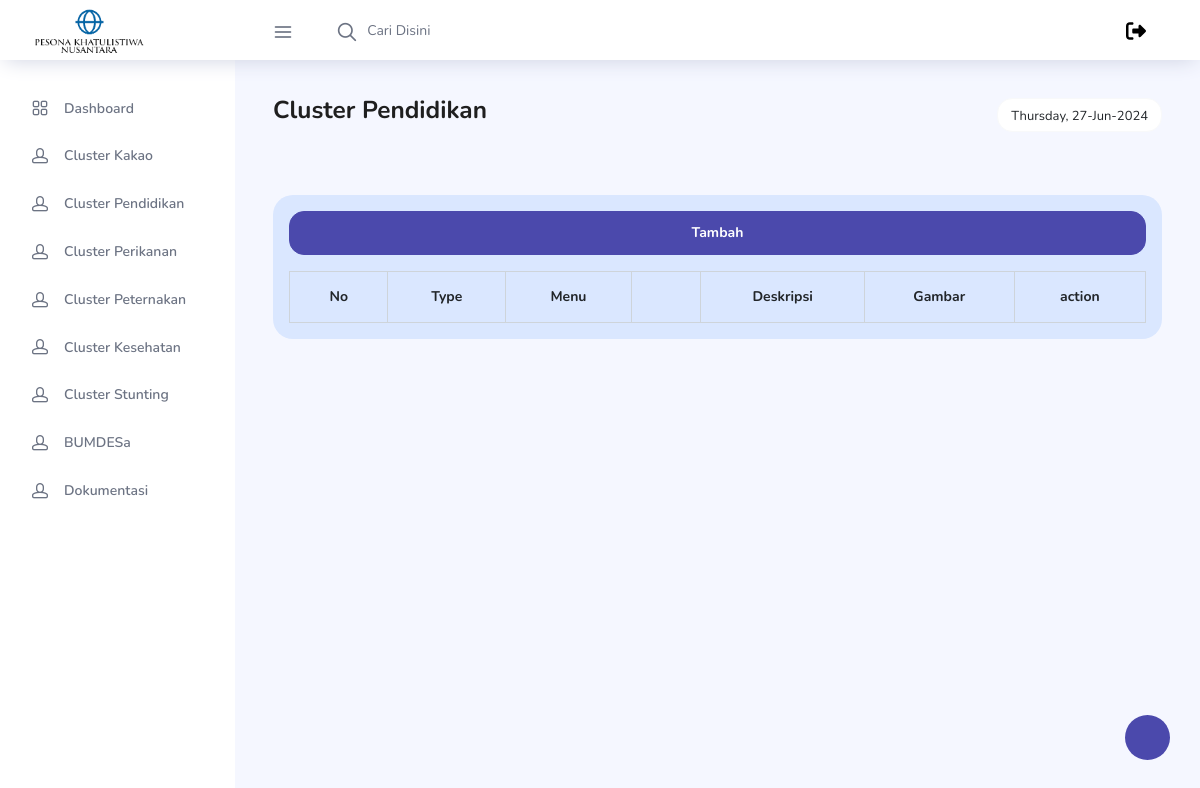
The page /admin/cluster-Pendidikan.php?type=Pendidikan (signed in) on the database as committed earlier.
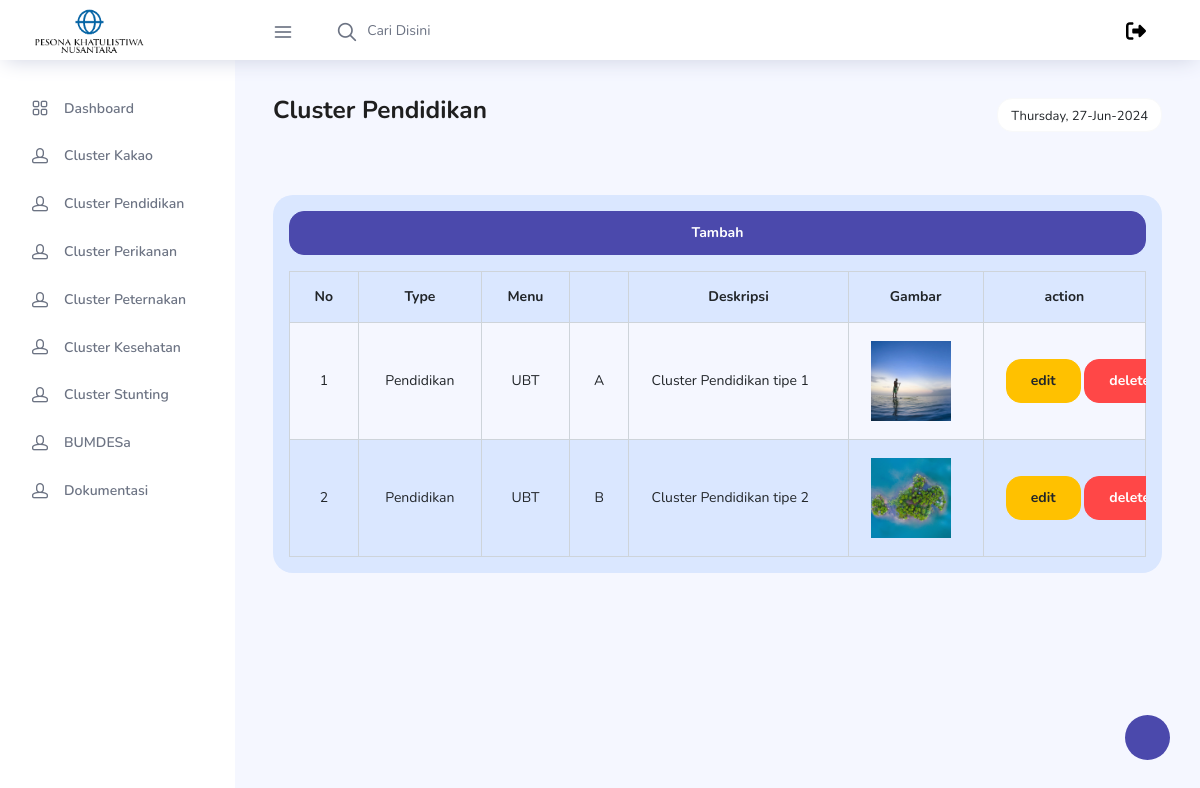
The same page on the database as committed later.
### tables this page shows
CREATE TABLE `tbl_cluster` (
  `id_cluster` int(11) NOT NULL,
  `image_cluster` varchar(500) NOT NULL,
  `desc_cluster` varchar(550) NOT NULL,
  `type_cluster` varchar(225) NOT NULL,
  `menu_cluster` varchar(225) NOT NULL,
  `sub_menu_cluster` varchar(225) NOT NULL
);

### admin/cluster-Pendidikan.php (the view, shortened to what the changed rows need)
<?php
    include_once('../Koneksi/config.php');
    $info = $_GET['type'];
    $data = mysqli_query($mysqli, "SELECT * FROM `tbl_cluster` WHERE `type_cluster`='$info'");
        $type = ["Kakao", "Pendidikan", "Perikanan", "Peternakan", "Kesehatan", "Stunting", "BUMDESa", "Dokumentasi"];
    $no=0;
?>
<!DOCTYPE html>
<html lang="en">
  <head>
    <link rel="stylesheet" href="../vendors/feather/feather.css" />
    <link rel="stylesheet" href="../vendors/ti-icons/css/themify-icons.css" />
    <link rel="stylesheet" href="../vendors/css/vendor.bundle.base.css" />
    <link rel="stylesheet" href="../vendors/datatables.net-bs4/dataTables.bootstrap4.css" />
    <link rel="stylesheet" href="../vendors/ti-icons/css/themify-icons.css" />
    <link rel="stylesheet" type="text/css" href="../js/select.dataTables.min.css" />
    <link rel="stylesheet" href="../css/vertical-layout-light/style.css" />
  </head>
  <body>
    <div class="container-scroller">
      <div class="container-fluid page-body-wrapper">
        <nav class="sidebar sidebar-offcanvas" id="sidebar">
          <ul class="nav">
            <?php
               for($i=0; $i < count($type); $i++){
            ?>
            <li class="nav-item" >
              <a class="nav-link" href="cluster-<?=$type[$i] ?>.php?type=<?=$type[$i] ?>">
                <i class="icon-head menu-icon"></i>
                <span class="menu-title"><?=($type[$i]!="BUMDESa" and $type[$i]!="Dokumentasi")? "Cluster":""?> <?=$type[$i] ?></span>
              </a>
            </li>
            <?php
                }
            ?>
          </ul>
        </nav>
        <div class="main-panel">
          <div class="content-wrapper">
            <div class="row">
              <div class="col-md-12 grid-margin stretch-card">
                <div class="card tale-bg p-3">
                    <div class="table-responsive">
                        <table class="table table-striped table-bordered" id="dataTable" width="100%" cellspacing="0">
                            <thead>
                                <tr>
                                    <th class="text-center">No</th>
                                    <th class="text-center">Type</th>
                                    <th class="text-center">Menu</th>
                                    <th class="text-center"></th>
                                    <th class="text-center">Deskripsi</th>
                                    <th class="text-center">Gambar</th>
                                    <th class="text-center">action</th>
                                </tr>
                            </thead>
                            <tbody>
                                <?php
                                    while ($cluster = mysqli_fetch_array($data)) {
                                        $no++;
                                ?>
                                <tr>
                                    <td class="text-center"><?=$no; ?></td>
                                    <td class="text-center"><?=$cluster['type_cluster'] ?></td>
                                    <td class="text-center"><?=$cluster['menu_cluster'] ?></td>
                                    <td class="text-center"><?=$cluster['sub_menu_cluster'] ?></td>
                                    <td ><?=$cluster['desc_cluster'] ?></td>
                                    <td><img src="../images/cluster/<?=$cluster['image_cluster'] ?>"  alt="" height="80" width="80" style="border-radius: 0; width:80px; height:80px; object-fit:cover;"> </td>
                                    <td style="max-width: 150px;">
                                        <a href="edit.php?id=<?=$cluster['id_cluster']?>&type=<?=$cluster['type_cluster'] ?>" class="btn btn-warning"><b>edit</b></a>
                                        <a href="delete.php?id=<?=$cluster['id_cluster']?>&type=<?=$cluster['type_cluster'] ?>" class="btn btn-danger" onclick="return confirm('Apakah anda yakin?')" ><b>delete</b><a>
                                    </td>
                                </tr>
                                <?php
                                    }
                                ?>
                            </tbody>
                        </table>
                    </div>
                </div>
              </div>
            </div>
  </body>
</html>

Rows that differ between the two databases and show on the page:
now on this page (row edited): tbl_cluster: type_cluster "Pendidikan", menu_cluster "UBT", sub_menu_cluster "A", desc_cluster "Cluster Pendidikan tipe 1", image_cluster (picture)
now on this page (row edited): tbl_cluster: type_cluster "Pendidikan", menu_cluster "UBT", sub_menu_cluster "B", desc_cluster "Cluster Pendidikan tipe 2", image_cluster (picture)
